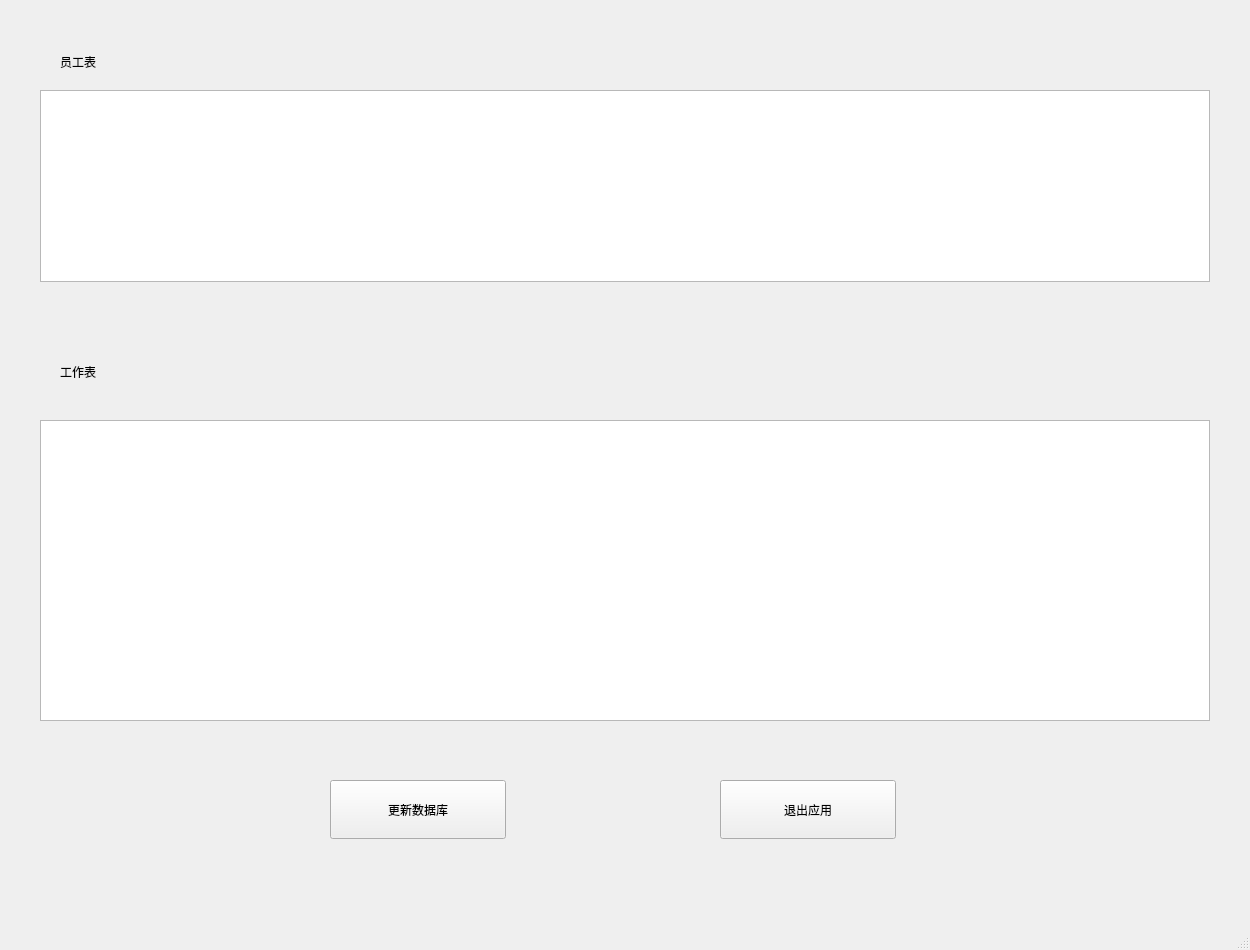
<?xml version="1.0" encoding="UTF-8"?>
<ui version="4.0">
 <class>mainWindow</class>
 <widget class="QMainWindow" name="mainWindow">
  <property name="geometry">
   <rect>
    <x>0</x>
    <y>0</y>
    <width>1250</width>
    <height>950</height>
   </rect>
  </property>
  <property name="windowTitle">
   <string>系统管理界面</string>
  </property>
  <widget class="QWidget" name="centralwidget">
   <widget class="QPushButton" name="updatedatabaseButon">
    <property name="geometry">
     <rect>
      <x>330</x>
      <y>780</y>
      <width>176</width>
      <height>59</height>
     </rect>
    </property>
    <property name="text">
     <string>更新数据库</string>
    </property>
   </widget>
   <widget class="QPushButton" name="exitButton">
    <property name="geometry">
     <rect>
      <x>720</x>
      <y>780</y>
      <width>176</width>
      <height>59</height>
     </rect>
    </property>
    <property name="text">
     <string>退出应用</string>
    </property>
   </widget>
   <widget class="QLabel" name="employee_table_label">
    <property name="geometry">
     <rect>
      <x>60</x>
      <y>40</y>
      <width>130</width>
      <height>43</height>
     </rect>
    </property>
    <property name="text">
     <string>员工表</string>
    </property>
   </widget>
   <widget class="QLabel" name="work_table_label">
    <property name="geometry">
     <rect>
      <x>60</x>
      <y>350</y>
      <width>130</width>
      <height>43</height>
     </rect>
    </property>
    <property name="text">
     <string>工作表</string>
    </property>
   </widget>
   <widget class="QTextBrowser" name="employee_info_textBrowser">
    <property name="geometry">
     <rect>
      <x>40</x>
      <y>90</y>
      <width>1170</width>
      <height>192</height>
     </rect>
    </property>
   </widget>
   <widget class="QTextBrowser" name="work_info_textBrowser">
    <property name="geometry">
     <rect>
      <x>40</x>
      <y>420</y>
      <width>1170</width>
      <height>301</height>
     </rect>
    </property>
   </widget>
  </widget>
  <widget class="QMenuBar" name="menubar">
   <property name="geometry">
    <rect>
     <x>0</x>
     <y>0</y>
     <width>1250</width>
     <height>51</height>
    </rect>
   </property>
  </widget>
  <widget class="QStatusBar" name="statusbar"/>
 </widget>
 <resources/>
 <connections/>
</ui>
